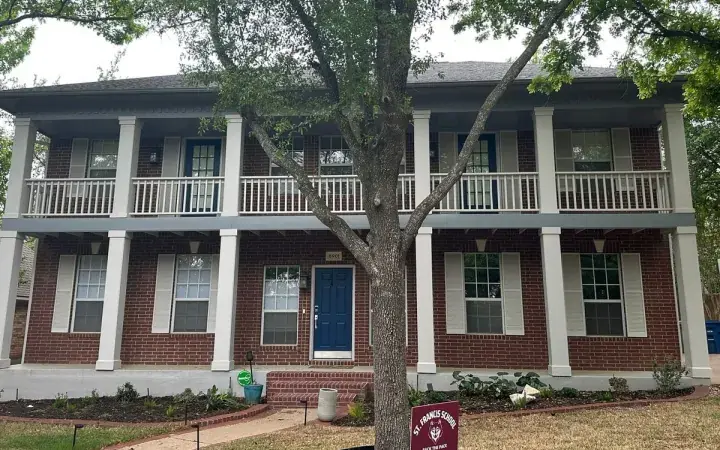
#> input picture siding/site/assets/img/pairs/home2b-720.webp, 720 x 450 px, given in place of robroy-a-1600.webp, which was not available
$ python align_hero.py   (older library calls are emulated)
#> lines starting #> are read from the running program, lines starting #| are printed output that depends on the picture; pictures that were not available may be replaced by others from this repository, and a replacement may not be noted
"""Register the Rob Roy 'before' photo onto the 'after' photo's main wall so the hero's course reveal installs
boards onto the same wall. One homography (the wall plane), SIFT + RANSAC. Writes robroy-bal-{800,1600}.webp."""
import os
import cv2
import numpy as np

PAIRS = os.path.join(os.path.dirname(os.path.dirname(os.path.abspath(__file__))), 'site', 'assets', 'img', 'pairs')


def main(before='robroy-b-1600.webp', after='robroy-a-1600.webp', out=('robroy-hb', 'robroy-ha'), box=(.30, .22, .97, .92)):
#> called with before = 'robroy-b-1600.webp', after = 'robroy-a-1600.webp', out = ('robroy-hb', 'robroy-ha'), box = (0.3, 0.22, 0.97, 0.92)
    a = cv2.imread(os.path.join(PAIRS, after))
#> a is the input picture: shape (450, 720, 3); mean B, G, R 98.4, 105.7, 106
    b = cv2.imread(os.path.join(PAIRS, before))
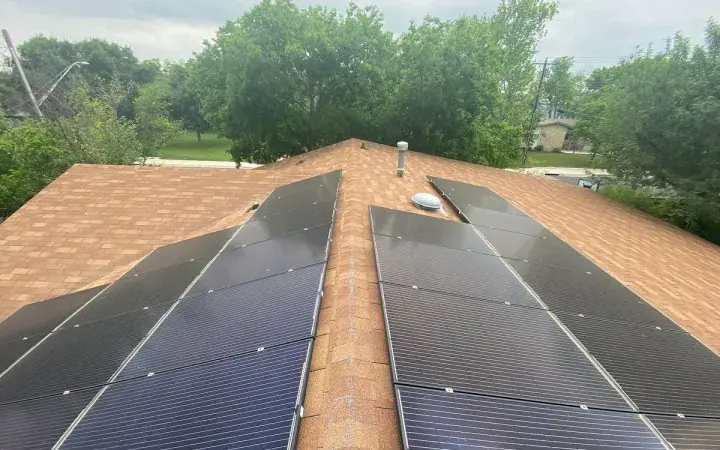
#> input picture siding/site/assets/img/pairs/home4b-720.webp, 720 x 450 px, given in place of robroy-b-1600.webp, which was not available
#> b is the input picture: shape (450, 720, 3); mean B, G, R 121.8, 136.5, 137.5
    ga = cv2.cvtColor(a, cv2.COLOR_BGR2GRAY)
    gb = cv2.cvtColor(b, cv2.COLOR_BGR2GRAY)
    # The siding colour changed, so match structure, not colour: blurred gradient magnitude, then ECC
    def grad(g):
        g = cv2.GaussianBlur(g, (0, 0), 2.0).astype(np.float32)
        gx, gy = cv2.Sobel(g, cv2.CV_32F, 1, 0), cv2.Sobel(g, cv2.CV_32F, 0, 1)
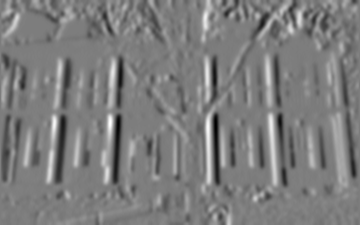
#> gx: shape (225, 360) float32; min -280, max 288, mean -1.4; drawn with min black and max white
        m = cv2.magnitude(gx, gy)
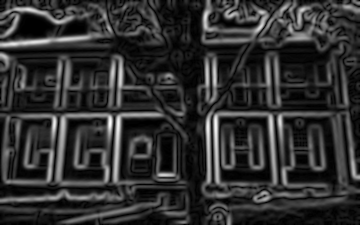
#> m: shape (225, 360) float32; min 0, max 289.2, mean 55.2; drawn with min black and max white
        return cv2.GaussianBlur(m / (m.max() + 1e-6), (0, 0), 3.0)
    s = 0.5
    ea = grad(cv2.resize(ga, None, fx=s, fy=s))
    eb = grad(cv2.resize(gb, None, fx=s, fy=s))
#> in grad (call 2), `g = cv2.GaussianBlur(g, (0, 0), 2.0).astype(np.float32)`:
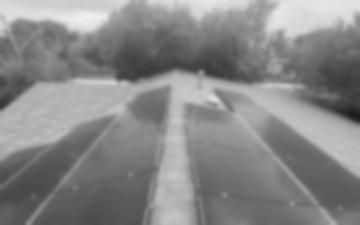
#> g: shape (225, 360) float32; min 28, max 238, mean 135.3
#> in grad (call 2), `gx, gy = cv2.Sobel(g, cv2.CV_32F, 1, 0), cv2.Sobel(g, cv2.CV_32F, 0, 1)`:
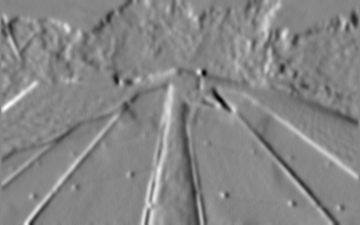
#> gx: shape (225, 360) float32; min -138, max 124, mean -0.2; drawn with min black and max white
#> in grad (call 2), `gx, gy = cv2.Sobel(g, cv2.CV_32F, 1, 0), cv2.Sobel(g, cv2.CV_32F, 0, 1)`:
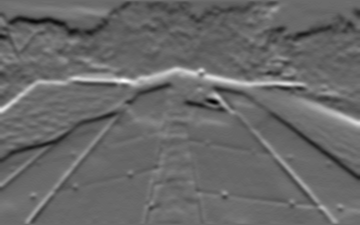
#> gy: shape (225, 360) float32; min -151, max 206, mean -3.5; drawn with min black and max white
#> in grad (call 2), `return cv2.GaussianBlur(m / (m.max() + 1e-6), (0, 0), 3.0)`:
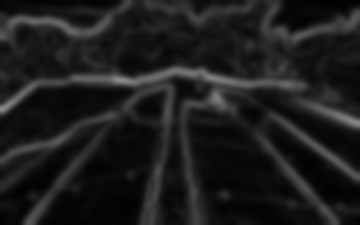
#> returned value: shape (225, 360) float32; min 0.00455, max 0.544, mean 0.115
    # the main gable wall and its openings (right two thirds, below the eave), not sky, trees or deck
    mask = np.zeros(ea.shape, np.uint8)
    x0, y0, x1, y1 = box
    mask[int(ea.shape[0] * y0):int(ea.shape[0] * y1), int(ea.shape[1] * x0):int(ea.shape[1] * x1)] = 255
    warp = np.eye(3, dtype=np.float32)
    crit = (cv2.TERM_CRITERIA_EPS | cv2.TERM_CRITERIA_COUNT, 400, 1e-6)
    for mode in (cv2.MOTION_AFFINE, cv2.MOTION_HOMOGRAPHY):
        w0 = warp if mode == cv2.MOTION_HOMOGRAPHY else warp[:2]
        cc, w0 = cv2.findTransformECC(ea, eb, w0.copy(), mode, crit, mask, 5)
        warp = w0 if mode == cv2.MOTION_HOMOGRAPHY else np.vstack([w0, [0, 0, 1]]).astype(np.float32)
        print('ECC', mode, round(cc, 4))
    S = np.diag([1 / s, 1 / s, 1]).astype(np.float32)
    H = S @ np.linalg.inv(warp) @ np.linalg.inv(S)  # maps before -> after, full size
    print(np.round(H, 4))
    h, w = a.shape[:2]
    warped = cv2.warpPerspective(b, H, (w, h), flags=cv2.INTER_LANCZOS4, borderMode=cv2.BORDER_REPLICATE)
    cover = cv2.warpPerspective(np.full(b.shape[:2], 255, np.uint8), H, (w, h), flags=cv2.INTER_NEAREST)
    # largest 16:10 crop that the warped before covers completely
    found = None
    for cw in range(w, int(w * .6), -4):
        ch = int(round(cw * 10 / 16))
        for y0 in range(0, h - ch + 1, 2):
            for x0 in range(0, w - cw + 1, 2):
                if cover[y0:y0 + ch, x0:x0 + cw].min() == 255:
                    found = (cw, ch, x0, y0)
                    break
            if found:
                break
        if found:
            break
    if not found:
        raise SystemExit('no full-coverage crop')
    cw, ch, x0, y0 = found
    print('crop', cw, ch, 'at', x0, y0)
    for name, img in ((out[0], warped), (out[1], a)):
        crop = img[y0:y0 + ch, x0:x0 + cw]
        for W in (760, 1440):
            out = cv2.resize(crop, (W, W * 10 // 16), interpolation=cv2.INTER_AREA)
            cv2.imwrite(os.path.join(PAIRS, f'{name}-{W}.webp'), out, [cv2.IMWRITE_WEBP_QUALITY, 80])


if __name__ == '__main__':
#> (the run stopped early here; a loop or call above may not have finished)
